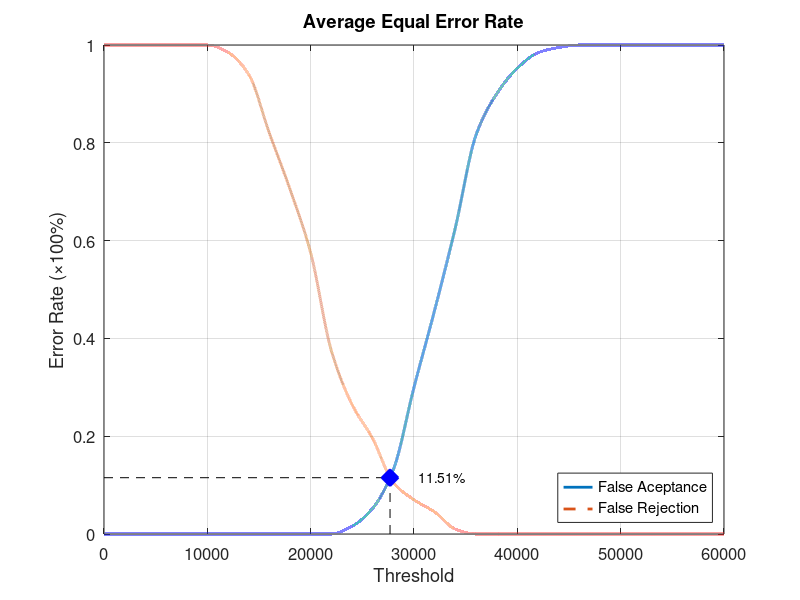
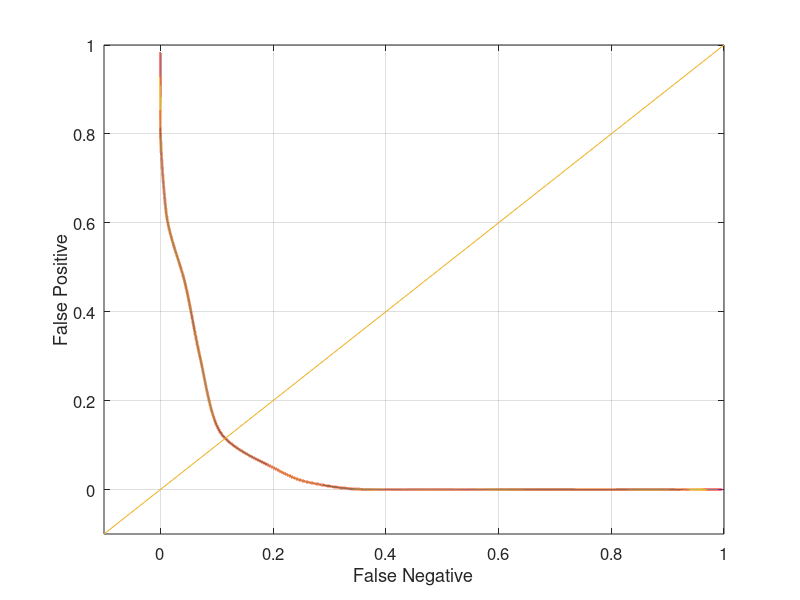

MATLAB code to generate these figures, in order:
function yEER = Database1_3
close all;
clear;
clc;
x = 0:2000:60000;
xq = 0:0.5:60000;

y0 = [0 0 0 0 0 0 0 0 0 0 0 0 0.0157895 0.0526316 0.131579 0.3 0.457895 0.626316 0.815789 0.9 0.952632 0.984211 0.994737 1 1 1 1 1 1 1 1];
yy0 = interp1(x, y0, xq, 'pchip');
y1 = [1 1 1 1 1 1 0.985 0.94 0.82 0.705 0.575 0.375 0.265 0.195 0.105 0.07 0.045 0.01 0 0 0 0 0 0 0 0 0 0 0 0 0];
yy1 = interp1(x, y1, xq, 'pchip');

% Calculating EER: 
y2 = abs(y0 - y1);
find(y2 == min(y2))
yy2 = abs(yy0 - yy1);
xEER = find(yy2 == min(yy2));
xEERIndex = xq(xEER) % X-axis EER
yEER = yy0(xEER) % Y-axis EER

main = figure
plot(xq, yy0,'-','LineWidth', 2);	hold on
plot(xq, yy1,'--','LineWidth', 2);	hold on
plot([xEERIndex xEERIndex], [0 yEER], 'k--');	hold on
plot([0 xEERIndex], [yEER yEER], 'k--');	hold on
plot(xEERIndex, yEER, 'bx', 'LineWidth', 10);	hold on
text(xEERIndex + 10 * xEERIndex / 100, yEER, [num2str(round((10000 * yEER)) / 100) '%'])
legend('False Aceptance', 'False Rejection', 'Location', 'SouthEast')
xlabel('Threshold')
ylabel('Error Rate (\times100%)')
title('Average Equal Error Rate')
set(gca, 'FontSize', 12)
axis([0 60000 0 1])
grid on

print(main, 'Database1_3Main', '-dpng');
FNRxFPR = figure('Color', [1 1 1]);
plot(yy1, yy0, '-', yy1, yy0, 'LineWidth', 2);
hold on
y = -0.1:0.1:1
plot(y, y); 
set(gca, 'FontSize', 12)
xlabel('False Negative')
ylabel('False Positive')
axis([-0.1 1 -0.1 1])
set(gca, 'FontSize', 12)
grid on

print(FNRxFPR, 'Database1_3FNRxFPR','-dpng');
end
